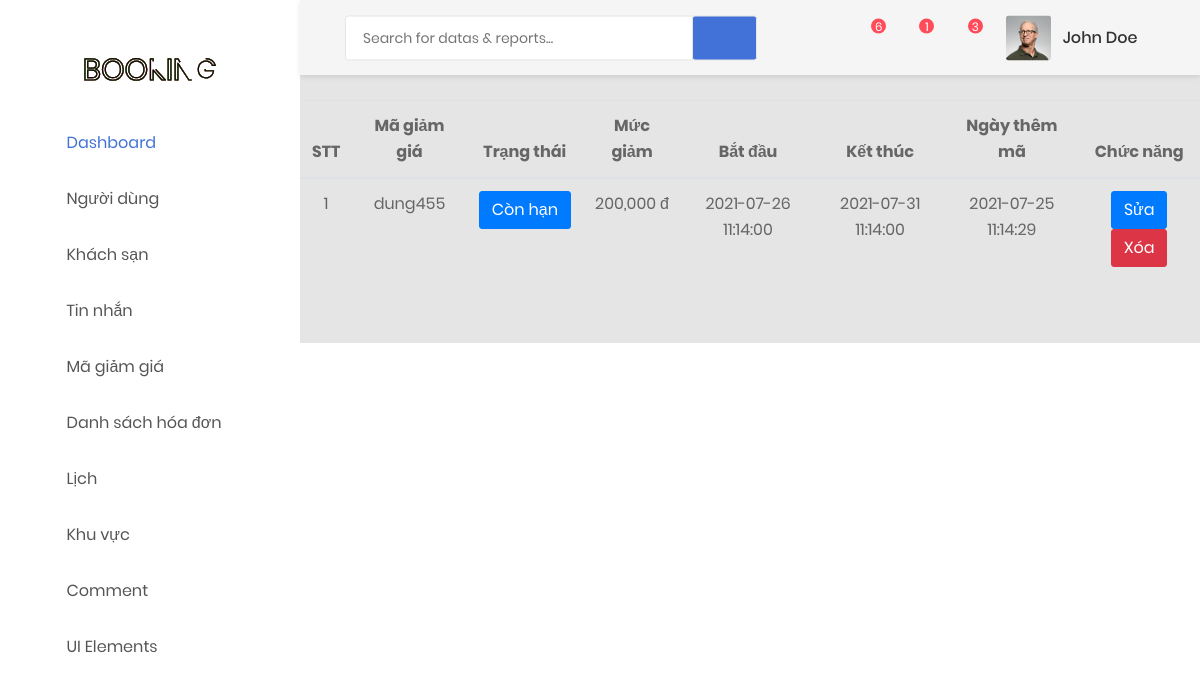
Screenshot of /admin/magiamgiadetail.php?id=15&loai=khuvuc with the database file from the repository.
### tables this page shows
CREATE TABLE `mggkhuvuc` (
  `id` int(11) NOT NULL,
  `magiamgia` text NOT NULL,
  `mucgiam` int(11) NOT NULL,
  `time_up` datetime NOT NULL,
  `time_out` datetime NOT NULL,
  `status` int(11) NOT NULL,
  `id_khuvuc` int(11) NOT NULL,
  `time` datetime NOT NULL
);

### admin/connect.php (called while the page is built, shortened)
<?php
    $timestamp = time();
    $today = date('Y-m-d H:i:s',$timestamp);
?>

### admin/magiamgiadetail.php (the view, shortened to what this page needs)
<?php
    include 'header.php';
?>
<?php
    if(isset($_GET['loai'])){
        $loai = $_GET['loai'];
        if($loai =="homestay"){
            echo '<table class="table">
            <thead>
              <tr>
                <th class="text-center" scope="col">STT</th>
                <th class="text-center" scope="col">Mã giảm giá</th>
                <th class="text-center" scope="col">Trạng thái</th>
                <th class="text-center" scope="col">Mức giảm</th>
                <th class="text-center" scope="col">Bắt đầu</th>
                <th class="text-center" scope="col">Kết thúc</th>
                <th class="text-center" scope="col">Ngày thêm mã</th>
                <th class="text-center" scope="col">Chức năng</th>
              </tr>
            </thead>
            <tbody>';
                  if(isset($_GET['id'])){
                      $id_hs = $_GET['id'];
                      $sql = "SELECT * FROM phieugiamgia WHERE id_khachsan = $id_hs";
                      $result = $conn->query($sql);
                      if($result->num_rows > 0){
                          $dem = 0;
                          while($row_magiam = $result->fetch_assoc()){
                              $dem++;
                              $magiamgia = $row_magiam['magiamgia'];
                              $status = $row_magiam['status'];
                              $time_up = $row_magiam['time_up'];
                              $time_out = $row_magiam['time_out'];
                              $time = $row_magiam['time'];
                              $mucgiam = $row_magiam['mucgiam'];
                              $id_ma = $row_magiam['id'];
                              echo '
                                      <tr>
                                          <td class="text-center">'.$dem.'</td>
                                          <td class="text-center">'.$magiamgia.'</td>
                                          ';
                                          if(strtotime($time_out) > strtotime($today)){
                                              echo '<td class="text-center"><p class="btn btn-primary">Còn hạn</p></td>';
                                          }else{
                                              echo '<td class="text-center"><label for="checkngay'.$id_ma.'" class="btn btn-primary">Hết hạn,Cập nhật</label>
                                                  <input type="checkbox" class="checkngay" hidden id="checkngay'.$id_ma.'">
                                                  <form action="" method="POST" class="add_time_out">
                                                      <input type="datetime-local" name="themngay" class="form-control">
                                                      <button class="btn btn-primary my-2" type="submit" name="submit_ngay'.$id_ma.'">Thêm mới</button>
                                                  </form>
                                              </td>';
                                          }
                                          if($status == 0){
                                              echo '<td class="text-center">'.$mucgiam.' %</td>';
                                          }else{
                                              echo '<td class="text-center">'.number_format($mucgiam).' đ</td>';
                                          }
                                          echo '
                                          <td class="text-center">'.$time_up.'</td>
                                          <td class="text-center">'.$time_out.'</td>
                                          <td class="text-center">'.$time.'</td>
                                          <td class="text-center">
                                              <a href="editmagiamgia.php?id='.$id_ma.'&id_hs='.$id_hs.'&loai=homestay" class="btn btn-primary">Sửa</a>
                                              <a href="deletemagiamgia.php?id='.$id_ma.'&id_hs='.$id_hs.'&loai=homestay" class="btn btn-danger" onclick="return confirm(\'Bạn có muốn xóa không ?\')">Xóa</a>
                                      </td>
                                      </tr>
                                  ';
                              if(isset($_POST['submit_ngay'.$id_ma.''])){
                                  $time_out_new = $_POST['themngay'];
                                  $sql_upngay = "UPDATE phieugiamgia SET time_out = '$time_out_new' WHERE id=$id_ma";
                                  $result_upngay = $conn->query($sql_upngay);
                                  if($result_upngay){
                                      echo '
                                          <script>location.href="magiamgiadetail.php?id='.$id_hs.'&loai=homestay"</script>
                                      ';
                                  }
                              }
                          }
                      }
                  }
            echo '</tbody>
          </table>';
        }else if($loai =="khuvuc"){
            echo '<table class="table">
            <thead>
              <tr>
                <th class="text-center" scope="col">STT</th>
                <th class="text-center" scope="col">Mã giảm giá</th>
                <th class="text-center" scope="col">Trạng thái</th>
                <th class="text-center" scope="col">Mức giảm</th>
                <th class="text-center" scope="col">Bắt đầu</th>
                <th class="text-center" scope="col">Kết thúc</th>
                <th class="text-center" scope="col">Ngày thêm mã</th>
                <th class="text-center" scope="col">Chức năng</th>
              </tr>
            </thead>
            <tbody>';
                  if(isset($_GET['id'])){
                      $id_kv = $_GET['id'];
                      $sql_kv = "SELECT * FROM mggkhuvuc WHERE id_khuvuc = $id_kv";
                      $result_kv = $conn->query($sql_kv);
                      if($result_kv->num_rows > 0){
                          $dem = 0;
                          while($row_magiam = $result_kv->fetch_assoc()){
                              $dem++;
                              $magiamgia = $row_magiam['magiamgia'];
                              $status = $row_magiam['status'];
                              $time_up = $row_magiam['time_up'];
                              $time_out = $row_magiam['time_out'];
                              $time = $row_magiam['time'];
                              $mucgiam = $row_magiam['mucgiam'];
                              $id_ma = $row_magiam['id'];
                              echo '
                                      <tr>
                                          <td class="text-center">'.$dem.'</td>
                                          <td class="text-center">'.$magiamgia.'</td>
                                          ';
                                          if(strtotime($time_out) > strtotime($today)){
                                              echo '<td class="text-center"><p class="btn btn-primary">Còn hạn</p></td>';
                                          }
                                          if($status == 0){
                                              echo '<td class="text-center">'.$mucgiam.' %</td>';
                                          }else{
                                              echo '<td class="text-center">'.number_format($mucgiam).' đ</td>';
                                          }
                                          echo '
                                          <td class="text-center">'.$time_up.'</td>
                                          <td class="text-center">'.$time_out.'</td>
                                          <td class="text-center">'.$time.'</td>
                                          <td class="text-center">
                                              <a href="editmagiamgia.php?id='.$id_ma.'&id_kv='.$id_kv.'&loai=khuvuc" class="btn btn-primary">Sửa</a>
                                              <a href="deletemagiamgia.php?id='.$id_ma.'&id_kv='.$id_kv.'&loai=khuvuc" class="btn btn-danger" onclick="return confirm(\'Bạn có muốn xóa không ?\')">Xóa</a>
                                      </td>
                                      </tr>
                                  ';
                          }
                      }
                  }
            echo '</tbody>
          </table>';
    }
    }
?>
<?php
    include 'footer.php';
?>

### rows the page displays
mggkhuvuc: magiamgia "dung455", shows "Còn hạn", mucgiam "200,000", time_up "2021-07-26 11:14:00", time_out "2021-07-31 11:14:00", time "2021-07-25 11:14:29"

### other values shown
$dem "6"
